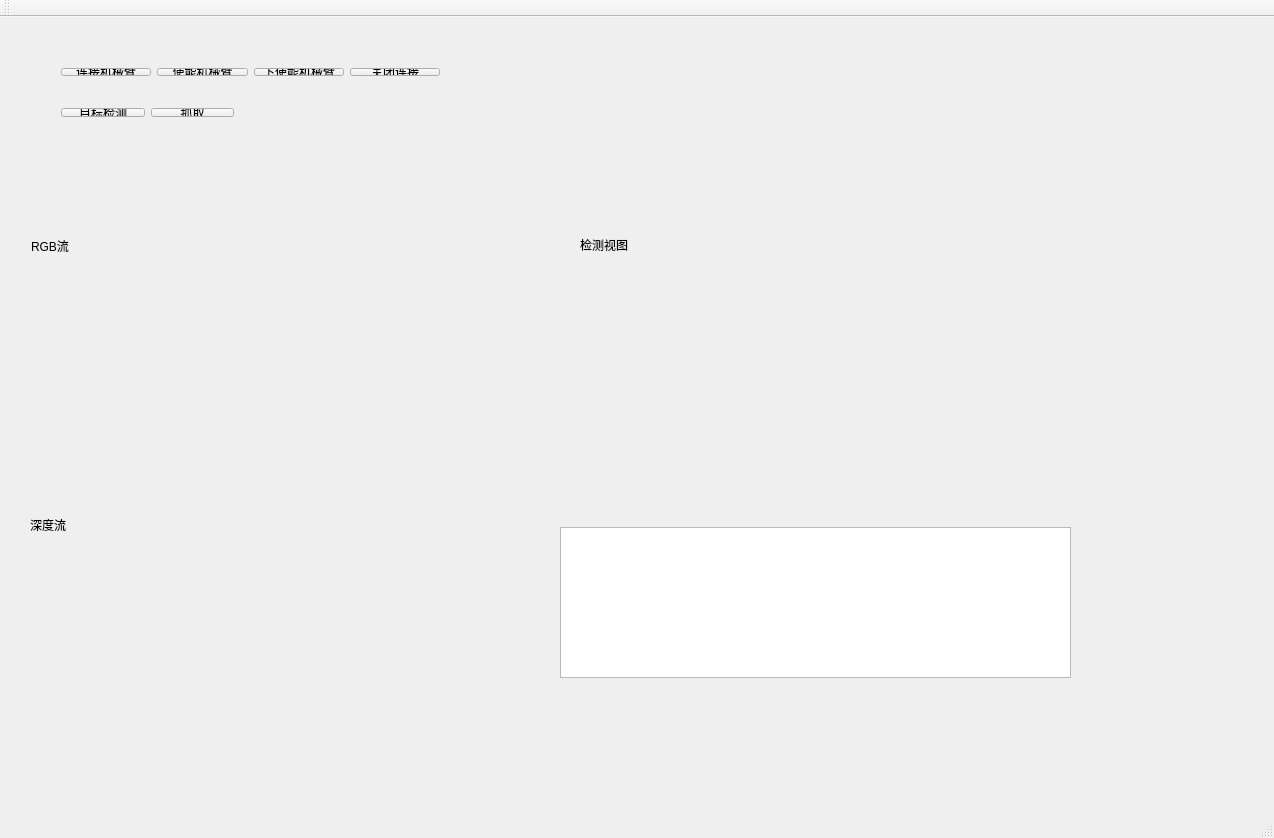
<?xml version="1.0" encoding="UTF-8"?>
<ui version="4.0">
 <class>robotv3Class</class>
 <widget class="QMainWindow" name="robotv3Class">
  <property name="geometry">
   <rect>
    <x>0</x>
    <y>0</y>
    <width>1274</width>
    <height>838</height>
   </rect>
  </property>
  <property name="windowTitle">
   <string>303重点实验室--基于机器视觉的智能分拣系统</string>
  </property>
  <widget class="QWidget" name="centralWidget">
   <widget class="QWidget" name="layoutWidget">
    <property name="geometry">
     <rect>
      <x>50</x>
      <y>40</y>
      <width>401</width>
      <height>30</height>
     </rect>
    </property>
    <layout class="QHBoxLayout" name="horizontalLayout">
     <item>
      <widget class="QPushButton" name="pushButton">
       <property name="text">
        <string>连接机械臂</string>
       </property>
      </widget>
     </item>
     <item>
      <widget class="QPushButton" name="pushButton_5">
       <property name="text">
        <string>使能机械臂</string>
       </property>
      </widget>
     </item>
     <item>
      <widget class="QPushButton" name="pushButton_6">
       <property name="text">
        <string>下使能机械臂</string>
       </property>
      </widget>
     </item>
     <item>
      <widget class="QPushButton" name="pushButton_7">
       <property name="text">
        <string>关闭连接</string>
       </property>
      </widget>
     </item>
    </layout>
   </widget>
   <widget class="QWidget" name="layoutWidget">
    <property name="geometry">
     <rect>
      <x>50</x>
      <y>80</y>
      <width>195</width>
      <height>31</height>
     </rect>
    </property>
    <layout class="QHBoxLayout" name="horizontalLayout_2">
     <item>
      <widget class="QPushButton" name="pushButton_3">
       <property name="text">
        <string>目标检测</string>
       </property>
      </widget>
     </item>
     <item>
      <widget class="QPushButton" name="pushButton_8">
       <property name="text">
        <string>抓取</string>
       </property>
      </widget>
     </item>
    </layout>
   </widget>
   <widget class="QTextEdit" name="textEditRead">
    <property name="geometry">
     <rect>
      <x>560</x>
      <y>510</y>
      <width>511</width>
      <height>151</height>
     </rect>
    </property>
   </widget>
   <widget class="QLabel" name="label">
    <property name="geometry">
     <rect>
      <x>31</x>
      <y>221</y>
      <width>39</width>
      <height>16</height>
     </rect>
    </property>
    <property name="text">
     <string>RGB流</string>
    </property>
   </widget>
   <widget class="QLabel" name="label_2">
    <property name="geometry">
     <rect>
      <x>580</x>
      <y>220</y>
      <width>60</width>
      <height>16</height>
     </rect>
    </property>
    <property name="text">
     <string>检测视图</string>
    </property>
   </widget>
   <widget class="QLabel" name="label_3">
    <property name="geometry">
     <rect>
      <x>30</x>
      <y>500</y>
      <width>45</width>
      <height>16</height>
     </rect>
    </property>
    <property name="text">
     <string>深度流</string>
    </property>
   </widget>
  </widget>
  <widget class="QMenuBar" name="menuBar">
   <property name="geometry">
    <rect>
     <x>0</x>
     <y>0</y>
     <width>1274</width>
     <height>26</height>
    </rect>
   </property>
  </widget>
  <widget class="QToolBar" name="mainToolBar">
   <attribute name="toolBarArea">
    <enum>TopToolBarArea</enum>
   </attribute>
   <attribute name="toolBarBreak">
    <bool>false</bool>
   </attribute>
  </widget>
  <widget class="QStatusBar" name="statusBar"/>
 </widget>
 <layoutdefault spacing="6" margin="11"/>
 <resources>
  <include location="robotv3.qrc"/>
 </resources>
 <connections/>
</ui>
